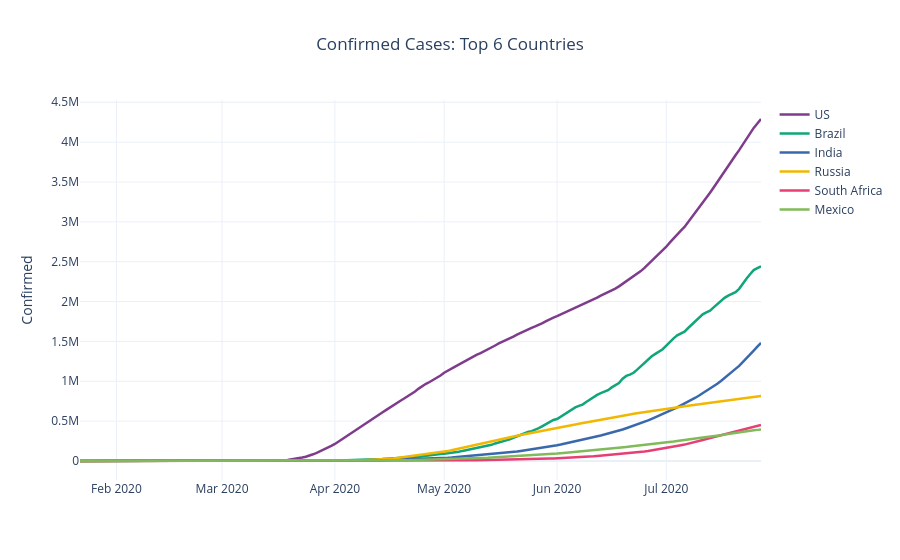

Here is the notebook cell this chart was saved with:
### Code cell
top6 = country_latest.sort_values('Confirmed', ascending=False).head(6).index.tolist()
fig = go.Figure()
pal = px.colors.qualitative.Bold
for i, ct in enumerate(top6):
    s = df[df['Country/Region'] == ct].groupby('Date')['Confirmed'].sum()
    fig.add_trace(go.Scatter(x=s.index, y=s.values, name=ct, line=dict(width=2.5, color=pal[i % len(pal)])))
fig.update_layout(title='Confirmed Cases: Top 6 Countries', yaxis_title='Confirmed', title_x=0.5)
fig

### Figure 1 — Plotly figure (JSON) as saved in the notebook; plotly's stock layout.template omitted (floating-point values rounded to 4 significant figures; data arrays with more than 128 entries replaced by an {"elided": "..."} marker saying what was removed)
{"data": [{"line": {"color": "rgb(127, 60, 141)", "width": 2.5}, "name": "US", "type": "scatter", "x": {"elided": "188 str values"}, "y": {"elided": "188 int values"}}, {"line": {"color": "rgb(17, 165, 121)", "width": 2.5}, "name": "Brazil", "type": "scatter", "x": {"elided": "188 str values"}, "y": {"elided": "188 int values"}}, {"line": {"color": "rgb(57, 105, 172)", "width": 2.5}, "name": "India", "type": "scatter", "x": {"elided": "188 str values"}, "y": {"elided": "188 int values"}}, {"line": {"color": "rgb(242, 183, 1)", "width": 2.5}, "name": "Russia", "type": "scatter", "x": {"elided": "188 str values"}, "y": {"elided": "188 int values"}}, {"line": {"color": "rgb(231, 63, 116)", "width": 2.5}, "name": "South Africa", "type": "scatter", "x": {"elided": "188 str values"}, "y": {"elided": "188 int values"}}, {"line": {"color": "rgb(128, 186, 90)", "width": 2.5}, "name": "Mexico", "type": "scatter", "x": {"elided": "188 str values"}, "y": {"elided": "188 int values"}}], "layout": {"title": {"text": "Confirmed Cases: Top 6 Countries", "x": 0.5}, "yaxis": {"title": {"text": "Confirmed"}}}}
